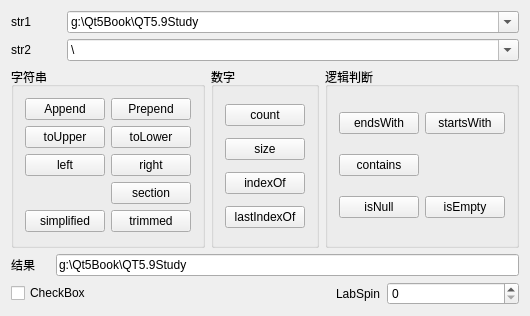
<?xml version="1.0" encoding="UTF-8"?>
<ui version="4.0">
 <class>sample_4_2Class</class>
 <widget class="QWidget" name="sample_4_2Class">
  <property name="geometry">
   <rect>
    <x>0</x>
    <y>0</y>
    <width>489</width>
    <height>316</height>
   </rect>
  </property>
  <property name="windowTitle">
   <string>sample_4_2</string>
  </property>
  <layout class="QGridLayout" name="gridLayout_6">
   <item row="0" column="0">
    <layout class="QGridLayout" name="gridLayout">
     <item row="0" column="0">
      <widget class="QLabel" name="labelStr1">
       <property name="maximumSize">
        <size>
         <width>50</width>
         <height>16777215</height>
        </size>
       </property>
       <property name="text">
        <string>str1</string>
       </property>
      </widget>
     </item>
     <item row="0" column="1">
      <widget class="QComboBox" name="comboBoxStr1">
       <property name="editable">
        <bool>true</bool>
       </property>
       <property name="currentText">
        <string>g:\Qt5Book\QT5.9Study</string>
       </property>
       <item>
        <property name="text">
         <string>g:\Qt5Book\QT5.9Study</string>
        </property>
       </item>
       <item>
        <property name="text">
         <string>D:\sourcetree\hitPaw-video-download</string>
        </property>
       </item>
      </widget>
     </item>
     <item row="1" column="0">
      <widget class="QLabel" name="labelStr2">
       <property name="maximumSize">
        <size>
         <width>50</width>
         <height>16777215</height>
        </size>
       </property>
       <property name="text">
        <string>str2</string>
       </property>
      </widget>
     </item>
     <item row="1" column="1">
      <widget class="QComboBox" name="comboBoxStr2">
       <property name="editable">
        <bool>true</bool>
       </property>
       <property name="currentText">
        <string>\</string>
       </property>
       <item>
        <property name="text">
         <string>\</string>
        </property>
       </item>
      </widget>
     </item>
    </layout>
   </item>
   <item row="1" column="0">
    <layout class="QGridLayout" name="gridLayout_5">
     <item row="0" column="0">
      <widget class="QGroupBox" name="groupBox">
       <property name="title">
        <string>字符串</string>
       </property>
       <layout class="QGridLayout" name="gridLayout_2">
        <item row="0" column="0">
         <widget class="QPushButton" name="btnAppend">
          <property name="text">
           <string>Append</string>
          </property>
         </widget>
        </item>
        <item row="0" column="1">
         <widget class="QPushButton" name="btnPrepend">
          <property name="text">
           <string>Prepend</string>
          </property>
         </widget>
        </item>
        <item row="1" column="0">
         <widget class="QPushButton" name="btnToUpper">
          <property name="text">
           <string>toUpper</string>
          </property>
         </widget>
        </item>
        <item row="1" column="1">
         <widget class="QPushButton" name="btnToLower">
          <property name="text">
           <string>toLower</string>
          </property>
         </widget>
        </item>
        <item row="2" column="0">
         <widget class="QPushButton" name="btnLeft">
          <property name="text">
           <string>left</string>
          </property>
         </widget>
        </item>
        <item row="2" column="1">
         <widget class="QPushButton" name="btnRight">
          <property name="text">
           <string>right</string>
          </property>
         </widget>
        </item>
        <item row="3" column="1">
         <widget class="QPushButton" name="btnSection">
          <property name="text">
           <string>section</string>
          </property>
         </widget>
        </item>
        <item row="4" column="0">
         <widget class="QPushButton" name="btnSimple">
          <property name="text">
           <string>simplified</string>
          </property>
         </widget>
        </item>
        <item row="4" column="1">
         <widget class="QPushButton" name="btnTrimmed">
          <property name="text">
           <string>trimmed</string>
          </property>
         </widget>
        </item>
       </layout>
      </widget>
     </item>
     <item row="0" column="1">
      <widget class="QGroupBox" name="groupBox_2">
       <property name="title">
        <string>数字</string>
       </property>
       <layout class="QGridLayout" name="gridLayout_3">
        <item row="1" column="0">
         <widget class="QPushButton" name="btnSize">
          <property name="text">
           <string>size</string>
          </property>
         </widget>
        </item>
        <item row="3" column="0">
         <widget class="QPushButton" name="btnLastIndexOf">
          <property name="text">
           <string>lastIndexOf</string>
          </property>
         </widget>
        </item>
        <item row="2" column="0">
         <widget class="QPushButton" name="btnIndexOf">
          <property name="text">
           <string>indexOf</string>
          </property>
         </widget>
        </item>
        <item row="0" column="0">
         <widget class="QPushButton" name="btnCount">
          <property name="text">
           <string>count</string>
          </property>
         </widget>
        </item>
       </layout>
      </widget>
     </item>
     <item row="0" column="2">
      <widget class="QGroupBox" name="groupBox_3">
       <property name="title">
        <string>逻辑判断</string>
       </property>
       <layout class="QGridLayout" name="gridLayout_4">
        <item row="0" column="0">
         <widget class="QPushButton" name="btnEnds">
          <property name="text">
           <string>endsWith</string>
          </property>
         </widget>
        </item>
        <item row="0" column="1">
         <widget class="QPushButton" name="btnIsNull">
          <property name="text">
           <string>startsWith</string>
          </property>
         </widget>
        </item>
        <item row="1" column="0">
         <widget class="QPushButton" name="btnStarts">
          <property name="text">
           <string>contains</string>
          </property>
         </widget>
        </item>
        <item row="2" column="0">
         <widget class="QPushButton" name="btnContains">
          <property name="text">
           <string>isNull</string>
          </property>
          <property name="checkable">
           <bool>false</bool>
          </property>
         </widget>
        </item>
        <item row="2" column="1">
         <widget class="QPushButton" name="btnIsEmpty">
          <property name="text">
           <string>isEmpty</string>
          </property>
         </widget>
        </item>
       </layout>
      </widget>
     </item>
    </layout>
   </item>
   <item row="2" column="0">
    <layout class="QHBoxLayout" name="horizontalLayout_2">
     <item>
      <widget class="QLabel" name="labelResult">
       <property name="minimumSize">
        <size>
         <width>39</width>
         <height>0</height>
        </size>
       </property>
       <property name="text">
        <string>结果</string>
       </property>
      </widget>
     </item>
     <item>
      <widget class="QLineEdit" name="editResult">
       <property name="text">
        <string>g:\Qt5Book\QT5.9Study</string>
       </property>
      </widget>
     </item>
    </layout>
   </item>
   <item row="3" column="0">
    <layout class="QHBoxLayout" name="horizontalLayout">
     <item>
      <widget class="QCheckBox" name="checkBox">
       <property name="text">
        <string>CheckBox</string>
       </property>
      </widget>
     </item>
     <item>
      <spacer name="horizontalSpacer">
       <property name="orientation">
        <enum>Qt::Horizontal</enum>
       </property>
       <property name="sizeHint" stdset="0">
        <size>
         <width>40</width>
         <height>20</height>
        </size>
       </property>
      </spacer>
     </item>
     <item>
      <widget class="QLabel" name="labSpin">
       <property name="text">
        <string>LabSpin</string>
       </property>
      </widget>
     </item>
     <item>
      <widget class="QSpinBox" name="spinBox">
       <property name="minimumSize">
        <size>
         <width>132</width>
         <height>0</height>
        </size>
       </property>
      </widget>
     </item>
    </layout>
   </item>
  </layout>
 </widget>
 <layoutdefault spacing="6" margin="11"/>
 <resources>
  <include location="sample_4_2.qrc"/>
 </resources>
 <connections/>
</ui>
